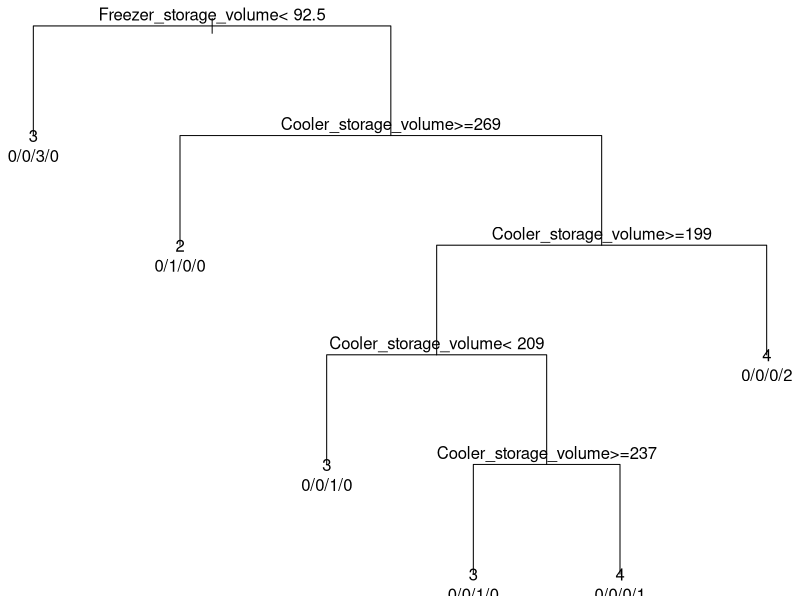

Write R code to recreate this figure.
#install.packages("rpart")
#install.packages("dplyr")
#install.packages("party")
library("rpart")
library("dplyr")
library("party")
data <- as.data.frame(matrix(c(276, 262, 196, 192, 206, 228, 188, 279, 206, 246, 100, 210, 212, 361, 166,
                               130, 98, 75, 98, 98, 111, 98, 87, 98, 98, 56, 98, 98, 211, 64,
                               17, 18, 28, 21, 24, 24, 20, 16, 24, 16, 20, 20, 18, 12, 19,
                               3399, 2099, 899, 1399, 1799, 1199, 1699, 1999, 2199, 2099, 890, 1899, 1799, 3449, 1198), 15, 4))
labels <- c("1", "2", "3", "4", "5")
result <- c(2, 3, 4, 4, 3, 4, 4, 3, 3, 4, 3, 3, 4, 2, 3)
factors <- factor(result, labels)
data <- cbind(data, factors)
colnames(data) <- c("Cooler_storage_volume", "Freezer_storage_volume", "Temp_keep_in_h_if_power_outage", "Price", "Rank")

mydata <- c("training", "test") %>% sample(nrow(data), replace=T) %>% split(data, .)
rtree_fit <- rpart(Rank ~ ., mydata$training, control=rpart.control(minsplit=1, minbucket=1, cp=0.001))
par(mar = rep(0.2, 4))
plot(rtree_fit, uniform = TRUE)
text(rtree_fit, use.n = TRUE)
